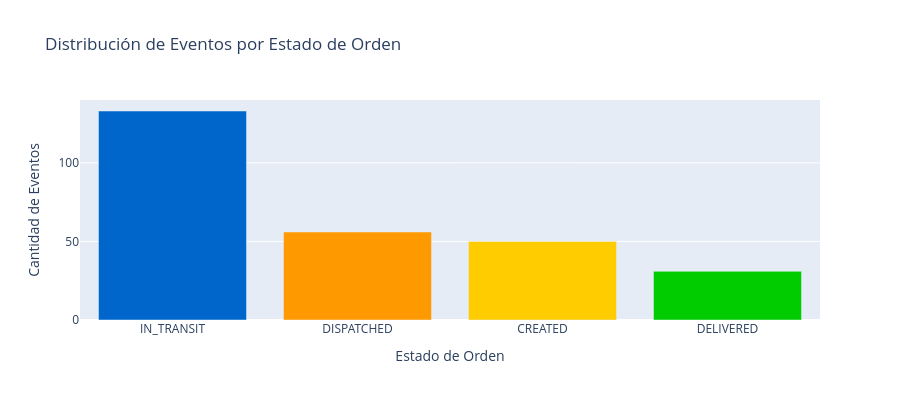

Notebook code cell kept with this figure:
### Markdown cell above
---

## 📊 Paso 7: Distribución de Eventos por Estado

### Code cell
# Análisis de eventos por estado y región
print("📊 Estadísticas de Eventos por Estado:\n")

# Conteo de eventos por estado
status_counts = df_transport['status'].value_counts()
print(status_counts)

# Gráfico de distribución de eventos por estado
fig = px.bar(
    status_counts.reset_index(),
    x='status',
    y='count',
    color='status',
    title="Distribución de Eventos por Estado de Orden",
    labels={'status': 'Estado', 'count': 'Cantidad de Eventos'},
    color_discrete_sequence=['#0066CC', '#FF9900', '#FFCC00', '#00CC00']
)

fig.update_layout(
    xaxis_title="Estado de Orden",
    yaxis_title="Cantidad de Eventos",
    showlegend=False,
    height=400
)
fig.show()

print("\n✅ Distribución de eventos analizada")

### Figure 1 — Plotly figure (JSON) as saved in the notebook; plotly's stock layout.template omitted (floating-point values rounded to 4 significant figures)
{"data": [{"hovertemplate": "Estado=%{x}<br>Cantidad de Eventos=%{y}<extra></extra>", "legendgroup": "IN_TRANSIT", "marker": {"color": "#0066CC", "pattern": {"shape": ""}}, "name": "IN_TRANSIT", "orientation": "v", "showlegend": true, "textposition": "auto", "type": "bar", "x": ["IN_TRANSIT"], "xaxis": "x", "y": [133], "yaxis": "y"}, {"hovertemplate": "Estado=%{x}<br>Cantidad de Eventos=%{y}<extra></extra>", "legendgroup": "DISPATCHED", "marker": {"color": "#FF9900", "pattern": {"shape": ""}}, "name": "DISPATCHED", "orientation": "v", "showlegend": true, "textposition": "auto", "type": "bar", "x": ["DISPATCHED"], "xaxis": "x", "y": [56], "yaxis": "y"}, {"hovertemplate": "Estado=%{x}<br>Cantidad de Eventos=%{y}<extra></extra>", "legendgroup": "CREATED", "marker": {"color": "#FFCC00", "pattern": {"shape": ""}}, "name": "CREATED", "orientation": "v", "showlegend": true, "textposition": "auto", "type": "bar", "x": ["CREATED"], "xaxis": "x", "y": [50], "yaxis": "y"}, {"hovertemplate": "Estado=%{x}<br>Cantidad de Eventos=%{y}<extra></extra>", "legendgroup": "DELIVERED", "marker": {"color": "#00CC00", "pattern": {"shape": ""}}, "name": "DELIVERED", "orientation": "v", "showlegend": true, "textposition": "auto", "type": "bar", "x": ["DELIVERED"], "xaxis": "x", "y": [31], "yaxis": "y"}], "layout": {"barmode": "relative", "height": 400, "legend": {"title": {"text": "Estado"}, "tracegroupgap": 0}, "showlegend": false, "title": {"text": "Distribución de Eventos por Estado de Orden"}, "xaxis": {"anchor": "y", "categoryarray": ["IN_TRANSIT", "DISPATCHED", "CREATED", "DELIVERED"], "categoryorder": "array", "domain": [0, 1], "title": {"text": "Estado de Orden"}}, "yaxis": {"anchor": "x", "domain": [0, 1], "title": {"text": "Cantidad de Eventos"}}}}
